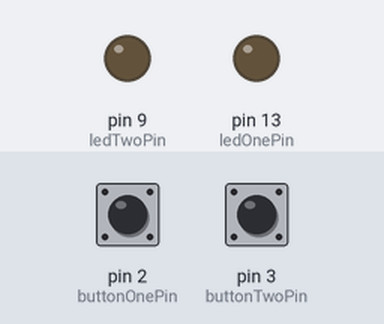
Recording of a sketch running on a simulated Arduino Uno, built with avr-gcc and run on an emulated ATmega328P. On the bench: output pins drawn as LEDs (lit = HIGH). Inputs (shaded band) come from the test bench; at power-on: pin 2 (buttonOnePin) HIGH, pin 3 (buttonTwoPin) HIGH.

Above: at 1.2 s.
1.3 s: pin 2 (buttonOnePin) pulled LOW for 0.15 s
At 1.7 s:
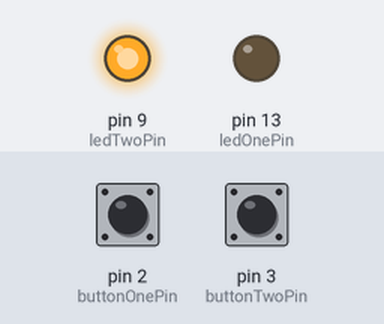
Timing chart, 0 to 9.0 s (numbered marks = the images above; inputs shaded):
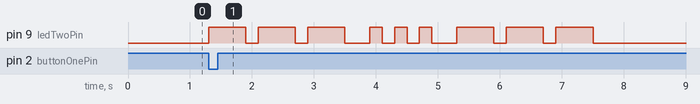

The sketch:

AfP_Class1_Ex07_triggeredSOS.pde
```cpp
/*
 This is code to demonstrates using buttons to trigger certain events
 it also highlights how delays are a bad idea when writing code
 with any kind of input because it won't listen to the pushbuttons.

 This version was for Class 1 of the Arduino for Programmers course taught
 at CRASH Space in October 2010 based on code in Class 2 (ex 6) of the
 Intro to Arduino class at Machine Project in April.

 Available:
 http://23longacre.com/sharedFiles/code/arduino/201004_MP_IntroToArduino/

 The Circuit:
    * Pin 2: momentary button attached, pulled high externally w/ 10k Ohm resistor
    (LOW = pressed)
    * Pin 3: momentary button attached, pulled high externally w/ 10k Ohm resistor
    (LOW = pressed)
    * Pin 9: LED, anode to arduino, 330 Ohm resistor from cathode to ground
    * Pin 13: internal LED

                   ___
                 ___|___                      ___
              |--o     o---|l> GND          ___|___
  _________   |                          |--o     o---|l> GND
 |	       |  |  10k Ohm                 |
 |    2 |--|---/\/\/\---| Vcc (+5V)      |  10k Ohm
 |       3 |-----------------------------|---/\/\/\---| Vcc (+5V)
 | Arduino |
 |         |
 |         |    LED     330 Ohm
 |       9 |----(>|)----/\/\/\----|l> GND
 |         |
 |         |
 |      13 |---- LED set up for ya.
 |_________|

 See diagram at http://www.oomlout.com/a/products/ardx/circ-07


 The Behavior:
    Sends an SOS out on a pin once when button is pressed.
    Which LED is determined by a second button which must be in the correct
    position when the first button is pressed to get the right effect.

 Written By: Carlyn Maw
 Created: April 2010
 Updated: Nov 1 2010


 */


//DEFINE: STEP ONE, INPUTS AND THEIR VARIABLES
//(why didn't I move these into the subfunctions?)
const int buttonOnePin = 2;
const int buttonTwoPin = 3;

boolean buttonOneState = 0;
boolean buttonTwoState = 0;

boolean buttonOneTrue = LOW;  //what do I look like when I'm pressed?
boolean buttonTwoTrue = LOW;  //what do I look like when I'm pressed?

//DEFINE: STEP TWO, OUTPUTS AND THEIR VARIABLES
const int ledOnePin = 13;
const int ledTwoPin = 9;

//variables which know which LED you've picked in the
//pickLED() function.
int currentLED;
int otherLED;

//SOS Timing
const int dit = 200;           //--------------------- NEW
const int dah = 3*dit;         //--------------------- NEW
const int letterSpace = dit;   //--------------------- NEW
const int wordSpace = 7*dit;   //--------------------- NEW

//------------------------------------------------------------------ START SETUP LOOP
void setup() {
  //SETUP STEP TWO: Set digital pin mode for inputs and their initial conditions
  pinMode(buttonOnePin, INPUT);
  pinMode(buttonTwoPin, INPUT);

  //uncomment these to use Arduino's internal pull up resistors
  //in this example we have our own.
  //digitalWrite(buttonOnePin, HIGH);
  //digitalWrite(buttonTwoPin, HIGH);

  //SETUP STEP THREE: Set digital pin mode for outputs and their initial conditions
  pinMode(ledOnePin, OUTPUT);
  pinMode(ledTwoPin, OUTPUT);

  digitalWrite(ledOnePin, LOW);
  digitalWrite(ledTwoPin, LOW);
}

//----------------------------------------------------------------- START MAIN LOOP
void loop() {

  //LOOP: STEP ONE, POLL THE ENVIRONMENT
  buttonOneState = digitalRead(buttonOnePin);

  //Evaluate the first one button
  if (buttonOneState == buttonOneTrue) {
    //if it's true read the second one and
    //select which LED i'm gonna sos out on
    pickLED();  // ------------- MOVED (more like nested if ex. now.)

    //turn the unused LED off
    digitalWrite(otherLED, LOW);

    //send the message
    writeSOS(currentLED);
  }
  else {
    // turn everybody off is push button is false
    digitalWrite(ledOnePin, LOW);
    digitalWrite(ledTwoPin, LOW);
  }
}


//---------------------------------------------------------------- END MAIN LOOP


//--------------------------------------------------------------------- pickLED
void pickLED() {
  //Poll my tiny corner of the world
  buttonTwoState = digitalRead(buttonTwoPin);

  //Do something about it
  if (buttonTwoState == buttonTwoTrue) {
    currentLED = ledOnePin;
    otherLED = ledTwoPin;
  }
  else {
    currentLED = ledTwoPin;
    otherLED = ledOnePin;
  }
}


//------------------------------------------ALL THE BELOW IS NEW
// different than class 1 examples b/c they have local variables.
// makes them more portable. can use the same name if different ones if you
// want b/c they are all only relevant to their own functions.

//--------------------------------------------------------------- START PRIMATIVES

//-------------------------------------------------------------- writeDash()
void writeDash(int myLED){
  digitalWrite(myLED, HIGH);   // sets the LED on
  delay(dah);                  // waits for a second
  digitalWrite(myLED, LOW);    // sets the LED off
  delay(dit);
}

//--------------------------------------------------------------- writeDot()
void writeDot(int myLED){
  digitalWrite(myLED, HIGH);   // sets the LED on
  delay(dit);                  // waits
  digitalWrite(myLED, LOW);    // sets the LED off
  delay(dit);
}

//------------------------------------------------------- writeLetterSpace()
void writeLetterSpace(int myLED) {
  digitalWrite(myLED, LOW);    // sets the LED off
  delay(letterSpace);
}

//--------------------------------------------------------- writeWordSpace()
void writeWordSpace(int myLED){
  digitalWrite(myLED, LOW);    // sets the LED off
  delay(wordSpace);
}

//----------------------------------------------------------------- START LETTERS

//------------------------------------------------------------ writeLetter()
// there are case statements in Arduino. We'll use them in the next
// class to handle serial strings
void writeLetter(char letter, int myLED) {
  if (letter == 'S') {
    writeDash(myLED);
    writeDash(myLED);
    writeDash(myLED);
    writeLetterSpace(myLED);
  }
  else if (letter == 'O') {
    writeDot(myLED);
    writeDot(myLED);
    writeDot(myLED);
    writeLetterSpace(myLED);
  }
  else {
    writeWordSpace(myLED);
  }
}

void writeSOS(int myLED) {
  writeLetter('S', myLED);
  writeLetter('O', myLED);
  writeLetter('S', myLED);
  writeWordSpace(myLED);
}
```

Measured:
- after the input at 1.3 s, pin 9 (ledTwoPin): LOW → HIGH at once, → LOW 0.60 s later, → HIGH 0.20 s later, → LOW 0.60 s later, … (18 changes in this stretch)
